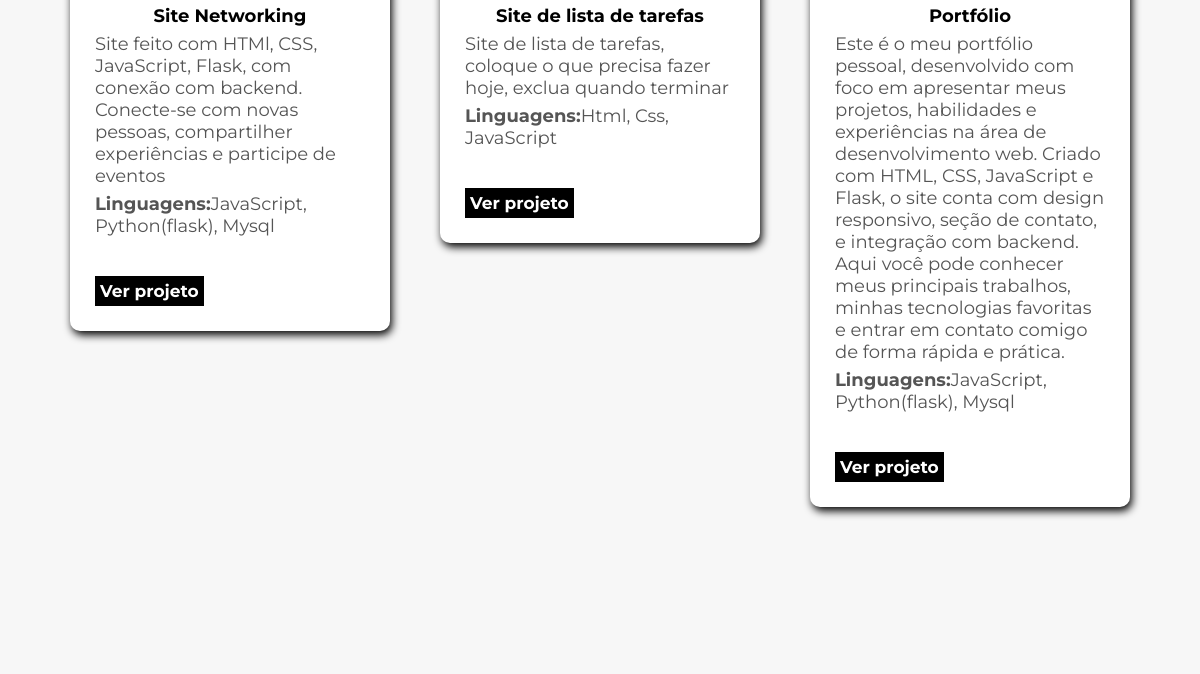
Before: / (lower part) with the older database file.
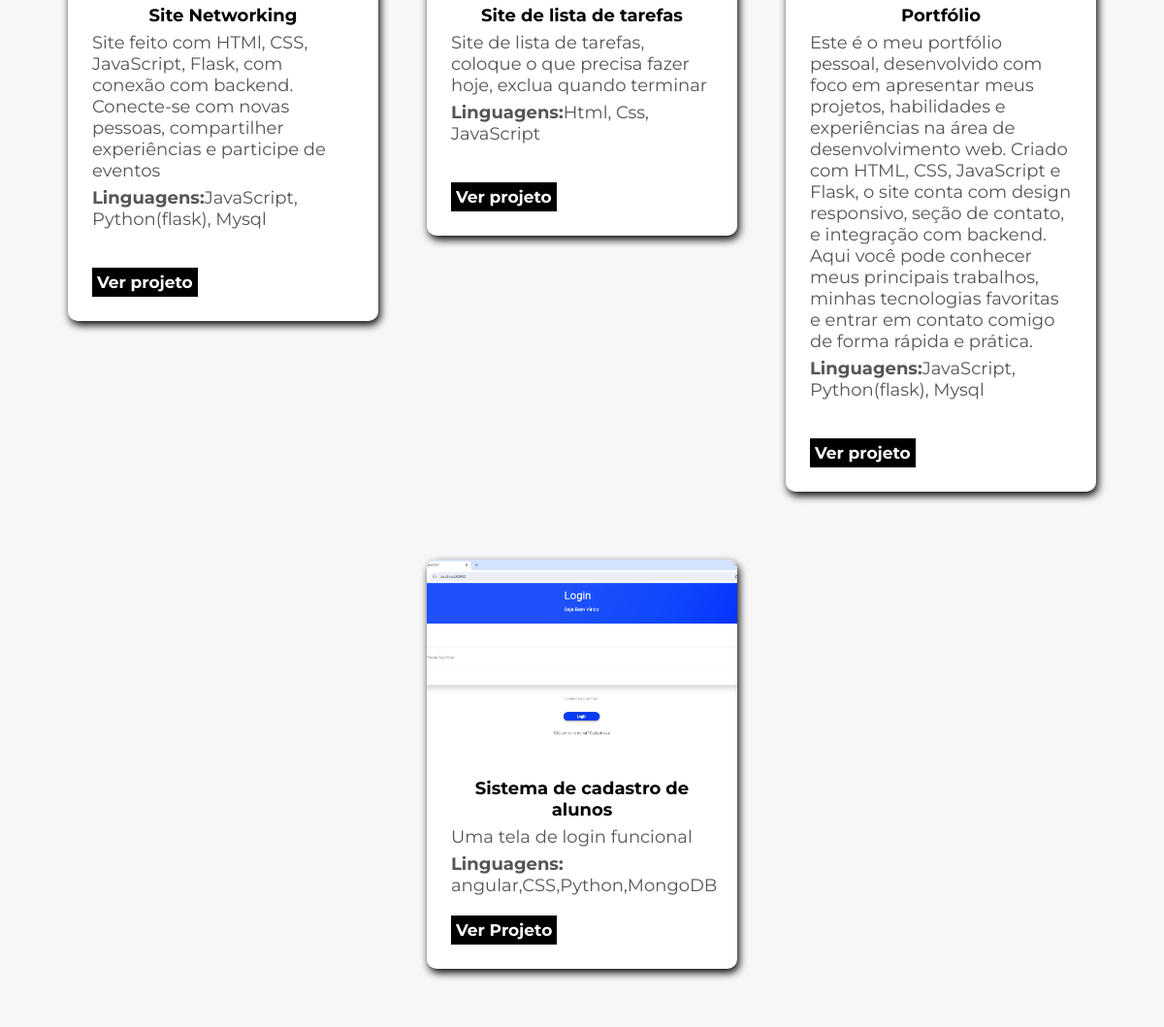
After: the same page with the newer database file.
### models.py (models this page shows)
class projetos(db.Model):
    id = db.Column(db.Integer, primary_key=True)
    nomeProjeto = db.Column(db.String(100))
    descricaoProjeto = db.Column(db.Text)
    link = db.Column(db.String(300))
    linguagens = db.Column(db.String(100))
    imagem = db.Column(db.String(100))
    dono_id = db.Column(db.Integer, db.ForeignKey('usuarios.id'), nullable=False)

### app.py (the view)
@app.route("/", methods=["GET", "POST"])
def index():
    todos_projetos = projetos.query.all()
    return render_template("index.html", projetos=todos_projetos)

### templates/index.html (shortened to what this page needs)
<!DOCTYPE html>
<html lang="en">
<head>
    <link rel="stylesheet" href="/static/css/style.css">
    <link rel="stylesheet" href="https://cdnjs.cloudflare.com/ajax/libs/font-awesome/6.5.0/css/all.min.css">
</head>
<body>
    <section class="exemplo">
    <div class="galeria">
      <div class="card">
        <div class="conteudo">
          <h4>Site Networking</h4>
          <p>Site feito com HTMl, CSS, JavaScript, Flask, com conexão com backend. Conecte-se com novas pessoas, compartilher experiências e participe de eventos</p>
          <p><strong>Linguagens:</strong>JavaScript, Python(flask), Mysql</p> <br>
          <a href="https://networking-pi.vercel.app">Ver projeto</a>
        </div>
      </div>
      <div class="card">
        <div class="conteudo">
          <h4>Site de lista de tarefas</h4>
          <p>Site de lista de tarefas, coloque o que precisa fazer hoje, exclua quando terminar</p>
          <p><strong>Linguagens:</strong>Html, Css, JavaScript</p> <br>
          <a href="https://brunomelomorais22.github.io/To-Do-List/">Ver projeto</a>
        </div>
      </div>
      <div class="card">
        <div class="conteudo">
            <h4>Portfólio</h4>
            <p>Este é o meu portfólio pessoal, desenvolvido com foco em apresentar meus projetos, habilidades e experiências na área de desenvolvimento web. Criado com HTML, CSS, JavaScript e Flask, o site conta com design responsivo, seção de contato, e integração com backend. Aqui você pode conhecer meus principais trabalhos, minhas tecnologias favoritas e entrar em contato comigo de forma rápida e prática.</p>
            <p><strong>Linguagens:</strong>JavaScript, Python(flask), Mysql</p> <br>
            <a href="https://portfolio-gamma-pearl-18.vercel.app">Ver projeto</a>
          </div>
      </div>
      <br><br><br>
  {% for projeto in projetos %}
<div class="usuario-container">
    <div class="card">
      <img src="{{ url_for('static', filename='uploads/' + projeto.imagem) }}" alt="{{ projeto.nomeProjeto }}">
      <div class="conteudo">
        <h4>{{ projeto.nomeProjeto }}</h4>
        <p>{{ projeto.descricaoProjeto }}</p>
        <p><strong>Linguagens:</strong> {{ projeto.linguagens }}</p>
        <a href="{{ projeto.link }}" target="_blank" class="botao">Ver Projeto</a>
      </div>
    </div>
</div>
{% endfor %}
  </section>
</body>
</html>

### static/css/style.css (style rules this page uses)
* { font-family: 'Montserrat', sans-serif; margin: 0; padding: 0; box-sizing: border-box; }
.exemplo { background-color: #f7f7f7; padding: 40px 20px; text-align: center; }
.galeria { display: grid; grid-template-columns: repeat(auto-fit, minmax(250px, 1fr)); gap: 50px; max-width: 1100px; margin: auto; padding: 20px; }
.conteudo > a { color: white; padding: 5px; background: black; font-family: 'Montserrat', sans-serif; font-weight: bold; font-size: 17px; text-decoration: none; }
.card { background: white; border-radius: 10px; align-self: start; display: flex; flex-direction: column; box-shadow: 2px 4px 8px rgb(0, 0, 0); overflow: hidden; }
.card img { width: 100%; height: 200px; object-fit: cover; }
.card .conteudo { padding: 25px; text-align: left; }
.card .conteudo > h4 { text-align: center; }
.card .conteudo > p { font-size: 18px; }
.card .conteudo > a { margin-top: 20px; color: white; padding: 5px; background: black; font-family: 'Montserrat', sans-serif; font-weight: bold; font-size: 17px; text-decoration: none; display: inline-block; }
.card h4 { margin: 0; font-size: 18px; }
.card p { margin-top: 6px; font-size: 14px; color: #555; }

Changed rows visible on the page:
added projetos: imagem (picture), nomeProjeto "Sistema de cadastro de alunos", descricaoProjeto "Uma tela de login funcional", linguagens "angular,CSS,Python,MongoDB"
